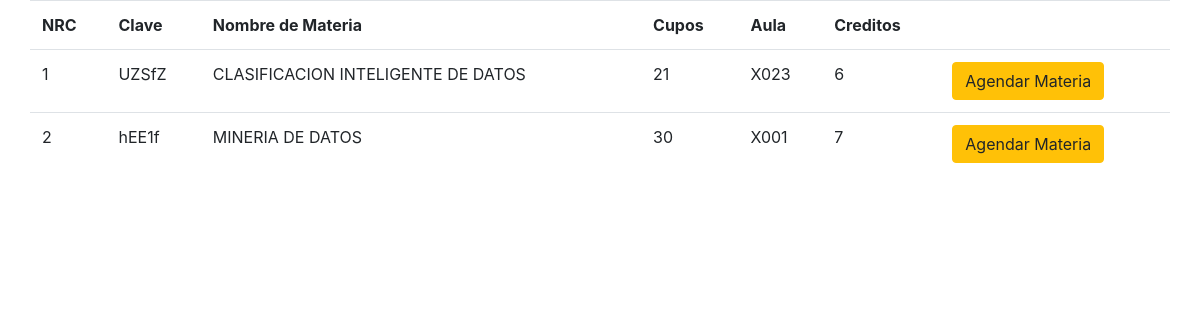
Page /impartir_materia.php (signed in) on the committed database.
### tables this page shows
CREATE TABLE `materias` (
  `NRC` int(11) NOT NULL,
  `nombremat` varchar(100) NOT NULL,
  `clave` varchar(10) NOT NULL,
  `creditos` int(11) NOT NULL,
  `cupos` int(11) NOT NULL,
  `aula` varchar(10) NOT NULL
);

### impartir_materia.php (the view, shortened to what this page needs)
<?php
	if(isset($_SESSION['maestro'])){
?>
<!DOCTYPE html>
<html lang="en">
<head>
	<link rel="stylesheet" href="css/bootstrap.min.css">
	<link rel="stylesheet" href="css/estiloslistar.css">
</head>
<body>
	<div class="container">
		<div class="row">
			<table class='table'>
				<tr>
					<th>NRC</th>
					<th>Clave</th>
					<th>Nombre de Materia</th>
					<th>Cupos</th>
					<th>Aula</th>
					<th>Creditos</th>
					<th><span class="glyphicon glyphicon-wrench"></span></th>
				</tr>
<?php
			$mysqli = new mysqli("localhost", "root", "", "practica4");
			$consulta= "SELECT * FROM materias";
			if ($resultado = $mysqli->query($consulta))
			{
				while ($fila = $resultado->fetch_row())
				{
					echo "<tr>";
					echo "<td>$fila[0]</td>
						<td>$fila[2]</td>
						<td>$fila[1]</td>
						<td>$fila[4]</td>
						<td>$fila[5]</td>
						<td>$fila[3]</td>";
					echo"<td>";
				     echo "<a data-toggle='modal' data-target='#editUsu' data-id='" .$fila[0] ."' data-clave'" .$fila[2] ."' data-nombre='" .$fila[1] ."' data-cupos='" .$fila[4] ."' data-aula='" .$fila[5] ."' data-creditos='" .$fila[3] ."' class='btn btn-warning'><span class='glyphicon glyphicon-pencil'></span>Agendar Materia</a> ";
					echo "</td>";
					echo "</tr>";
				}
			}
?>
	        </table>
		</div>
	</div>
</body>
</html>
<?php
	}
	else
	{
		?>
		 <META HTTP-EQUIV="Refresh" CONTENT="0; URL=login.php">
		 <?php
	}
?>

### rows in the picture
materias: NRC "1", clave "UZSfZ", nombremat "CLASIFICACION INTELIGENTE DE DATOS", cupos "21", aula "X023", creditos "6"
materias: NRC "2", clave "hEE1f", nombremat "MINERIA DE DATOS", cupos "30", aula "X001", creditos "7"
